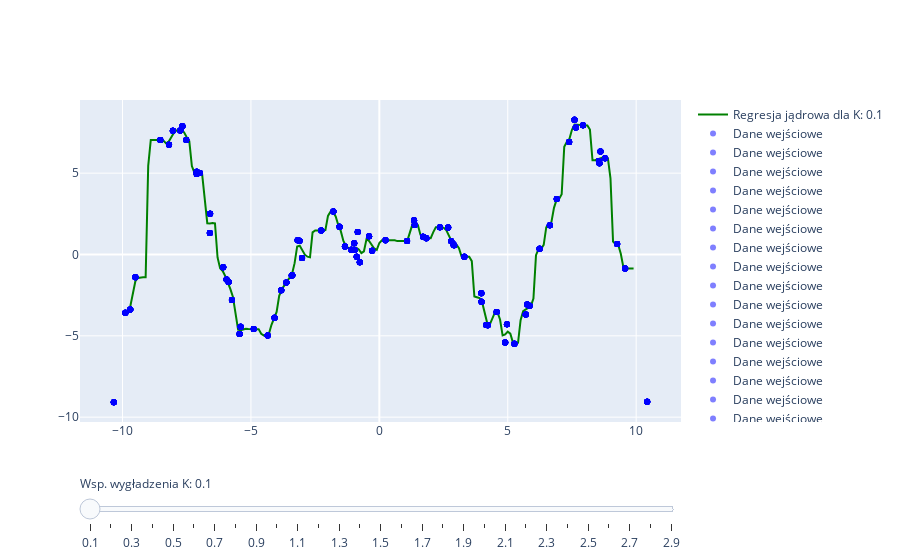

The code cell stored with this chart in its notebook:
### Code cell
import plotly.graph_objects as go
import numpy as np

# Create figure
fig = go.Figure()

# Add traces
for step in np.arange(0.1, 3, 0.1):
    gkr = GKR(x_synth, y_synth, step )

    x_p=[]
    y_p = []
    for x in x_real:
        x_p.append(x)
        y_p.append(gkr.predict(x))

    trace1 = go.Scatter(
            visible=False,
            line=dict(color="green", width=2),
            name="Regresja jądrowa dla K: " + str(round(step, 1)),
            x=x_p,
            y=y_p)

    fig.add_trace(trace1)

for step in np.arange(0.1, 3, 0.1):
    trace2 = go.Scatter(
            name="Dane wejściowe",
            mode='markers',
            marker=dict(color='rgba(0, 0, 255, 0.5)'),
            x=x_synth,
            y=y_synth)

    fig.add_trace(trace2)

# Make 0th trace visible
fig.data[0].visible = True

# Create and add slider
steps = []
for i in range(len(np.arange(0.1, 3, 0.1))):
    step = dict(
        method="update",
        args=[{"visible": [False] * len(fig.data)},
              {"title": "Wykres dla regresji jądrowej (Gauss) z współczynnikiem wygładzenia równym: " + str((i+1)/10)}],
    )
    step["args"][0]["visible"][i] = True
    step["args"][0]["visible"][i+len(np.arange(0.1, 3, 0.1))] = True
    steps.append(step)

sliders = [dict(
    active=0,
    pad={"t": 50},
    steps=steps
)]

fig.update_layout(sliders=sliders)

# Edit slider labels
fig['layout']['sliders'][0]['currentvalue']['prefix']='Wsp. wygładzenia K: '
for i, j in enumerate(np.arange(0.1, 3, 0.1), start = 0):
    fig['layout']['sliders'][0]['steps'][i]['label']=round(j, 1)

fig.show()
